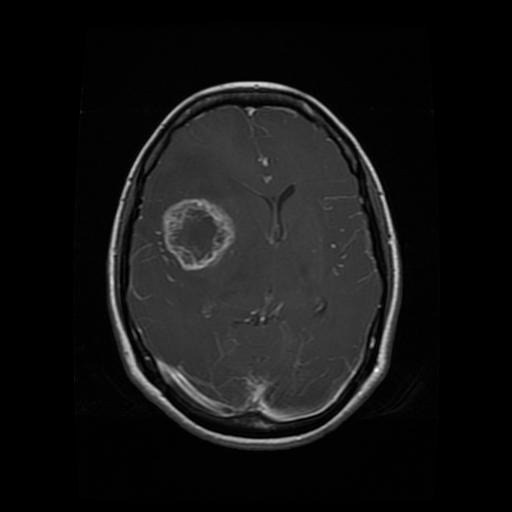
#> input picture images/Te-gl_0014.jpg, 512 x 512 px; its folder holds only this picture in this run
$ python -i crop_image.py   (imports and definitions only)
#> lines starting #> are read from the running program, lines starting #| are printed output that depends on the picture; after the words box and inside, x2 and y2 are one past the last pixel; in counts of white or black regions, pixels touching at a corner belong together
#> further down, picture is the input picture: shape (512, 512, 3); min 0, max 255, mean 20.2
import cv2
import imutils
import os

def crop_img(img):
    """
    Finds the extreme points on the image and crops the rectangular out of them
    """
    gray = cv2.cvtColor(img, cv2.COLOR_RGB2GRAY)
    gray = cv2.GaussianBlur(gray, (3, 3), 0)

    # threshold the image, then perform a series of erosions +
    # dilations to remove any small regions of noise
    thresh = cv2.threshold(gray, 45, 255, cv2.THRESH_BINARY)[1]
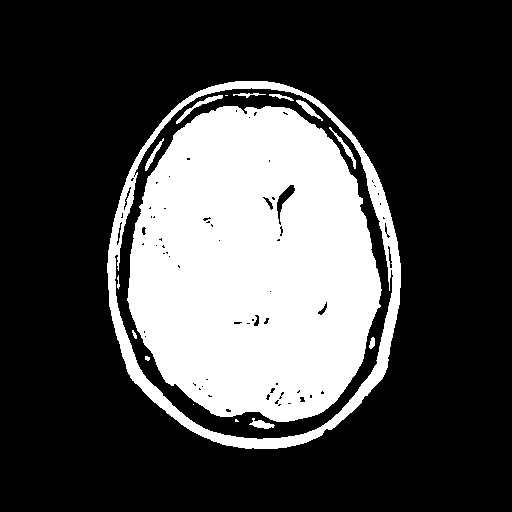
#> thresh: shape (512, 512); 27.8% white; 16 white regions (3 under 20 px), largest, box (x1, y1, x2, y2) and area: (127, 106, 382, 422) 62210, (107, 81, 401, 449) 9531, (176, 95, 223, 124) 210
    thresh = cv2.erode(thresh, None, iterations=2)
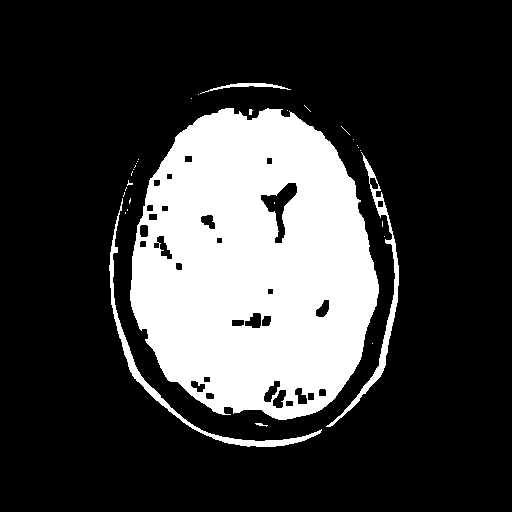
#> thresh: shape (512, 512); 23.3% white; 31 white regions (26 under 20 px), largest, box (x1, y1, x2, y2) and area: (130, 108, 379, 420) 57470, (109, 198, 322, 447) 1857, (326, 152, 399, 427) 1507, (200, 83, 291, 94) 249, (255, 423, 268, 427) 24
    thresh = cv2.dilate(thresh, None, iterations=2)
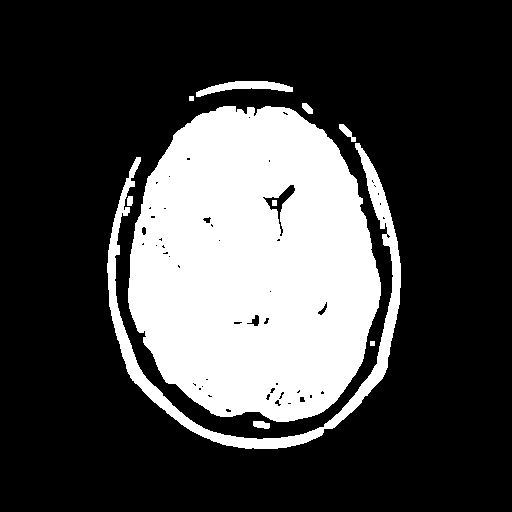
#> thresh: shape (512, 512); 26.9% white; 10 white regions

    # find contours in thresholded image, then grab the largest one
    cnts = cv2.findContours(thresh.copy(), cv2.RETR_EXTERNAL, cv2.CHAIN_APPROX_SIMPLE)
#> cnts = 9 contours, 2 with area under 20; largest, box (x1, y1, x2, y2) and area: (128, 106, 381, 422) 62322, (107, 143, 401, 449) 6739, (196, 81, 293, 97) 601, (339, 124, 356, 142) 97, (253, 421, 270, 429) 87, (302, 103, 313, 114) 64, (127, 196, 133, 206) 42
    cnts = imutils.grab_contours(cnts)
    c = max(cnts, key=cv2.contourArea)
#> c = contour of 417 points, box (x1, y1, x2, y2) (128, 106, 381, 422), area 62322

    # find the extreme points
    extLeft = tuple(c[c[:, :, 0].argmin()][0])
#> extLeft = (128, 288)
    extRight = tuple(c[c[:, :, 0].argmax()][0])
#> extRight = (380, 295)
    extTop = tuple(c[c[:, :, 1].argmin()][0])
#> extTop = (223, 106)
    extBot = tuple(c[c[:, :, 1].argmax()][0])
#> extBot = (276, 421)
    ADD_PIXELS = 0
    new_img = img[extTop[1]-ADD_PIXELS:extBot[1]+ADD_PIXELS, extLeft[0]-ADD_PIXELS:extRight[0]+ADD_PIXELS].copy()
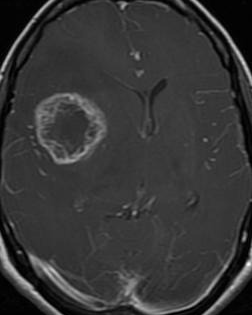
#> new_img: shape (315, 252, 3); min 0, max 255, mean 54.4

    return new_img

# [23 lines not run here, left out]

>>> import cv2
>>> picture = cv2.cvtColor(cv2.imread('../images/Te-gl_0014.jpg'), cv2.COLOR_BGR2RGB)
>>> result = crop_img(picture)

$ run again, on images/testGenImg184.jpg
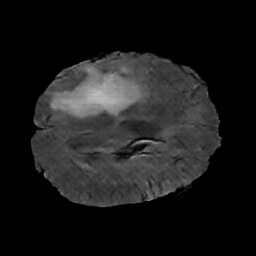
#> input picture images/testGenImg184.jpg, 256 x 256 px
#> in crop_img, `thresh = cv2.dilate(thresh, None, iterations=2)`:
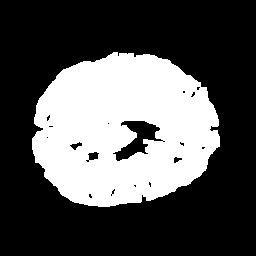
#> thresh: shape (256, 256); 32.8% white; 1 white region
#> cnts = 1 contour; box (x1, y1, x2, y2) and area: (32, 52, 220, 207) 22282
#> c = contour of 262 points, box (x1, y1, x2, y2) (32, 52, 220, 207), area 22282
#> extLeft = (32, 138)
#> extRight = (219, 146)
#> extTop = (113, 52)
#> extBot = (98, 206)
#> in crop_img, `new_img = img[extTop[1]-ADD_PIXELS:extBot[1]+ADD_PIXELS, extLeft[0]-AD..`:
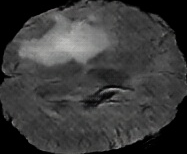
#> new_img: shape (154, 187, 3); mean R, G, B 59.5, 59.5, 59.3
